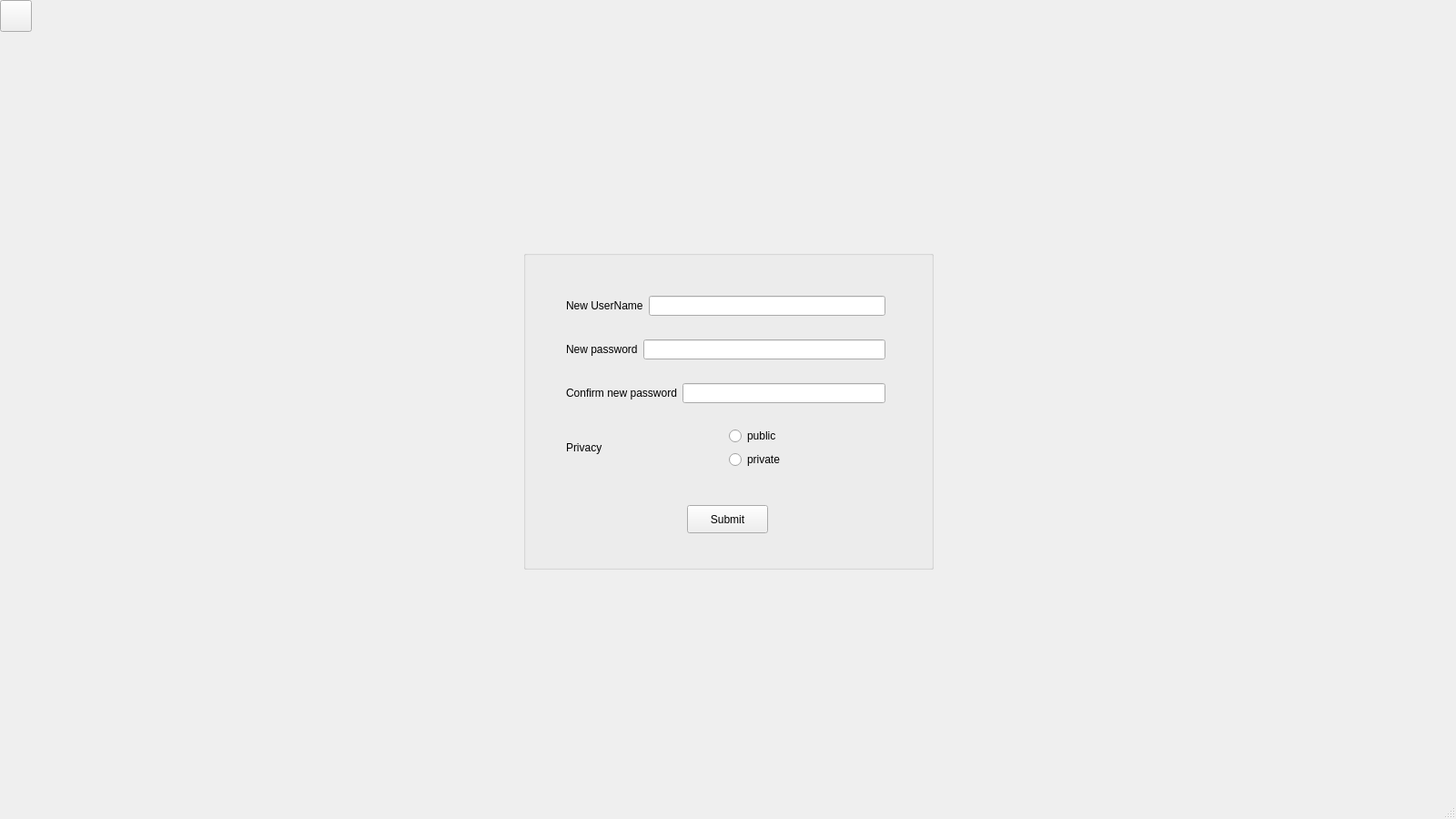
<?xml version="1.0" encoding="UTF-8"?>
<ui version="4.0">
 <class>UpdateUserInfo</class>
 <widget class="QMainWindow" name="UpdateUserInfo">
  <property name="geometry">
   <rect>
    <x>0</x>
    <y>0</y>
    <width>1600</width>
    <height>900</height>
   </rect>
  </property>
  <property name="windowTitle">
   <string>MainWindow</string>
  </property>
  <widget class="QWidget" name="centralwidget">
   <widget class="QGroupBox" name="user_groupBox">
    <property name="geometry">
     <rect>
      <x>575</x>
      <y>275</y>
      <width>451</width>
      <height>351</height>
     </rect>
    </property>
    <property name="title">
     <string/>
    </property>
    <widget class="QPushButton" name="submit_pushButton">
     <property name="geometry">
      <rect>
       <x>180</x>
       <y>280</y>
       <width>89</width>
       <height>31</height>
      </rect>
     </property>
     <property name="text">
      <string>Submit</string>
     </property>
    </widget>
    <widget class="QWidget" name="layoutWidget">
     <property name="geometry">
      <rect>
       <x>47</x>
       <y>30</y>
       <width>351</width>
       <height>231</height>
      </rect>
     </property>
     <layout class="QVBoxLayout" name="verticalLayout_2">
      <item>
       <layout class="QHBoxLayout" name="horizontalLayout">
        <item>
         <widget class="QLabel" name="username_label">
          <property name="text">
           <string>New UserName</string>
          </property>
         </widget>
        </item>
        <item>
         <widget class="QLineEdit" name="username_lineEdit"/>
        </item>
       </layout>
      </item>
      <item>
       <layout class="QHBoxLayout" name="horizontalLayout_2">
        <item>
         <widget class="QLabel" name="password_label">
          <property name="text">
           <string>New password</string>
          </property>
         </widget>
        </item>
        <item>
         <widget class="QLineEdit" name="password_lineEdit">
          <property name="echoMode">
           <enum>QLineEdit::Password</enum>
          </property>
         </widget>
        </item>
       </layout>
      </item>
      <item>
       <layout class="QHBoxLayout" name="horizontalLayout_3">
        <item>
         <widget class="QLabel" name="confirm_password_label">
          <property name="text">
           <string>Confirm new password</string>
          </property>
         </widget>
        </item>
        <item>
         <widget class="QLineEdit" name="confirm_password_lineEdit">
          <property name="echoMode">
           <enum>QLineEdit::Password</enum>
          </property>
         </widget>
        </item>
       </layout>
      </item>
      <item>
       <layout class="QHBoxLayout" name="horizontalLayout_4">
        <item>
         <widget class="QLabel" name="visibility_label">
          <property name="text">
           <string>Privacy</string>
          </property>
         </widget>
        </item>
        <item>
         <layout class="QVBoxLayout" name="verticalLayout">
          <item>
           <widget class="QRadioButton" name="public_radioButton">
            <property name="text">
             <string>public</string>
            </property>
           </widget>
          </item>
          <item>
           <widget class="QRadioButton" name="private_radioButton">
            <property name="text">
             <string>private</string>
            </property>
           </widget>
          </item>
         </layout>
        </item>
       </layout>
      </item>
     </layout>
    </widget>
   </widget>
   <widget class="QPushButton" name="back_pushButton">
    <property name="geometry">
     <rect>
      <x>0</x>
      <y>0</y>
      <width>35</width>
      <height>35</height>
     </rect>
    </property>
    <property name="text">
     <string/>
    </property>
   </widget>
  </widget>
  <widget class="QStatusBar" name="statusbar"/>
 </widget>
 <resources/>
 <connections/>
</ui>
